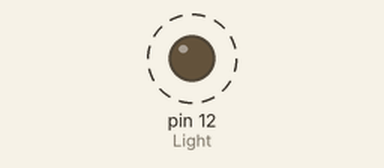
The sketch below on a simulated Arduino Uno, built with avr-gcc and run on an emulated ATmega328P. Shown: output pins drawn as LEDs (lit = HIGH). Dashed ring = blinking.

Above: at 1.0 s.
Timing chart, 0 to 4.8 s (numbered marks = the images above):
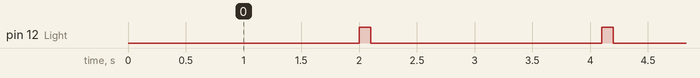

Measured:
- by itself, pin 12 (Light): alternates HIGH for 0.10 s and LOW for 2.0 s

The sketch:

SOS_flashPin12.ino
```cpp
/* Example that demonstrates the use of analog output (PWM) to flash an LED.
 (1) A wire is used to connect Hero Board [Digital Pulse Width Modulation (PWM), 12] to Breadboard [6b]. *wires are used to connect circuits.
     Vcc: V stands for 'supply voltage at the common collector' while cc indicates voltage is positive. Positive supply voltage is labeled Vcc.
     If the charge is positive, it's circuit is a neg-pos-neg circuit. The common collector is responsible for the power coming from the base and the collector, while OUTPUT is from the emitter-collector circuit.

     PWM is a technique for getting analog (on/off) results with digital means. Digital control is used to create a square wave, a signal switched between on and off.
     In this example, the ON-OFF pattern can simulate voltages in between the full Vcc of the board (e.g., ON = 5v on UNO) and OFF = 0 Volts by changing the portion of time the signal spends ON verses the time that the signal spends OFF.
     CODE: Setup and Loops are statements that control the Hero Board to provide voltage to a particular location.

     Step 1: Define variable named 'Light' that has a value of 12, which is an assigned Hero Board pin location.
     Reminder: Light is a synonym for the pin number 12 and will refer to this location if called via statements.

     Step 2: Use command pinMode
     Setup section turns Light variable ON and loop commands Hero Board to turn Light variable OFF for 2 seconds, then ON for 1/10th seconds, repeating etc.
     If wire was connected to [Power 5v], LED illuminates bright constant light.
     If wire was connected to [Power 3.3v], LED illuminates dull constant light.
      flash an LED.

 (2) The current passes through a 220 OHM Resister at Breadboard slots [6e]-[10e].
     Equation: CURRENT = VOLTAGE/RESISTANCE -> 0.023 Amperes = 5 Volts/220 OHM Resister.
     0.023 Amps is enough for LED to convert electrical energy into light without burning the diode.

 (3) LEDs only work if current flows in a particular direction that is IN through the long prong [HIGH volgage side 5v, Breadboard 10c] and OUT through the short prong [LOW voltage side 0v, Breadboard 11c].

 (4) Another wire is used to connect BreadBoard [11a] to HERO Board [Power GND]. This completes the circuit.

*/

// Assign Variables
int Light = 12; //Hero board pin 12

void setup() {
  // initialize the HERO...put your setup code here, to run once:
  pinMode(Light, OUTPUT); //initialize a digital pin as an output, then set its value to HIGH (5 volts)
  digitalWrite(Light, HIGH);

}

void loop() {
  // the code placed here will run repeatedly until HERO is turned off...put your main code here, to run repeatedly:
  digitalWrite(Light, LOW);
  delay(2000);
  digitalWrite(Light, HIGH);
  delay(100);
}
```
